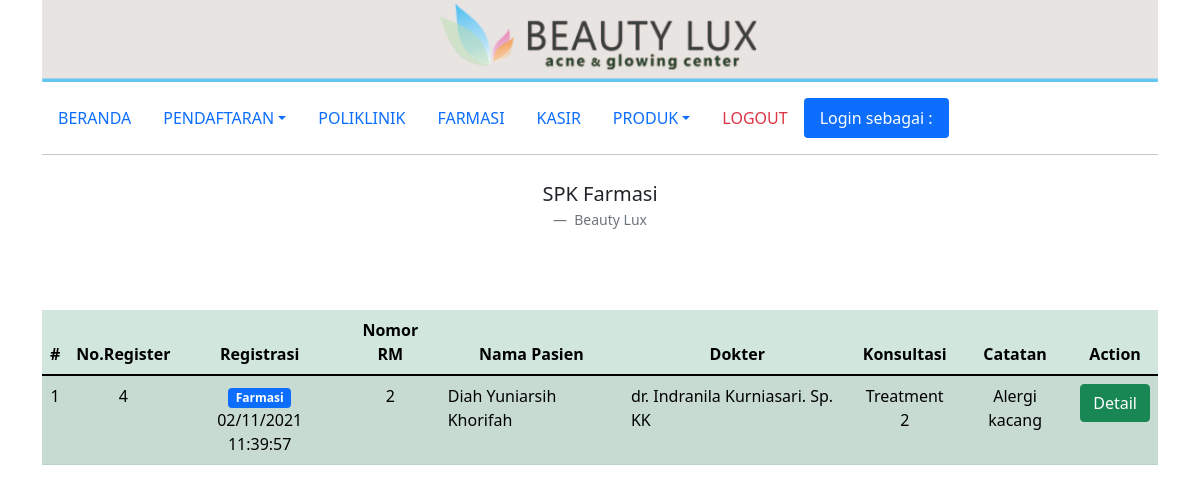
The page /farmasi.php on the database as committed earlier.
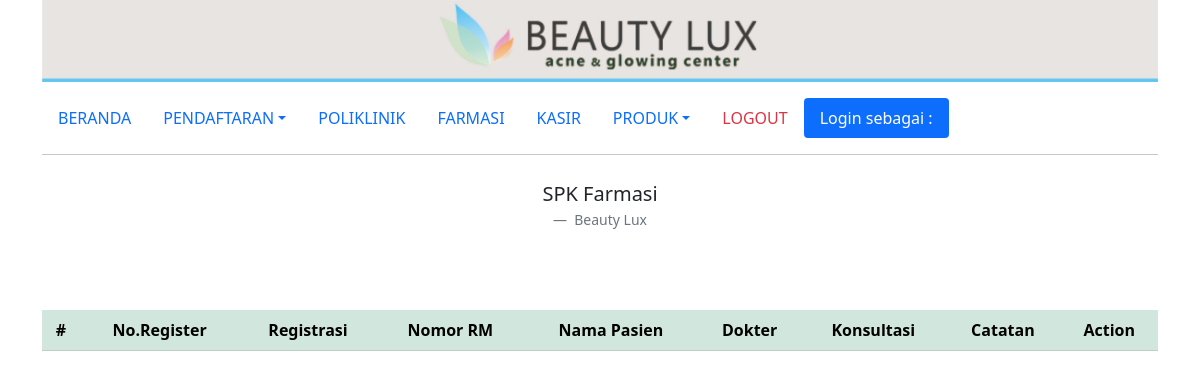
The same page on the database as committed later.
### tables this page shows
CREATE TABLE `treatment` (
  `id_treatment` int(100) NOT NULL AUTO_INCREMENT,
  `id_customer` int(10) NOT NULL,
  `id_user` int(3) NOT NULL,
  `dokter` varchar(50) NOT NULL,
  `konsultasi` varchar(100) NOT NULL,
  `note` varchar(100) NOT NULL,
  `tanggal` timestamp NOT NULL DEFAULT current_timestamp() ON UPDATE current_timestamp(),
  `status` int(1) NOT NULL,
  PRIMARY KEY (`id_treatment`),
  KEY `id_treatment` (`id_treatment`),
  KEY `id_customer` (`id_customer`),
  CONSTRAINT `treatment_ibfk_1` FOREIGN KEY (`id_customer`) REFERENCES `customer` (`id_customer`)
);

CREATE TABLE `customer` (
  `id_customer` int(10) NOT NULL AUTO_INCREMENT,
  `nama` varchar(50) NOT NULL,
  `tgl_lahir` date NOT NULL,
  `tempat_lahir` varchar(20) NOT NULL,
  `alamat` varchar(100) NOT NULL,
  `no_hp` varchar(13) NOT NULL,
  PRIMARY KEY (`id_customer`),
  KEY `id_customer` (`id_customer`)
);

### farmasi.php (the view)
<?php include('templates/header.php'); ?>
<div class="container">
    <div class="row">
        <div class="col-md-12">
            <img src="img/header.jpg" class="img-fluid" alt="...">
        </div>
    </div>
    <div class="row mt-3 mb-2">
        <div class="col">
            <?php include('menu.php'); ?>
        </div>
    </div>
    <div class="row">
        <figure class="text-center">
            <blockquote class="blockquote">
                <p>SPK Farmasi</p>
            </blockquote>
            <figcaption class="blockquote-footer">
                Beauty Lux
            </figcaption>
        </figure>
    </div>
    <div class="row mt-5">
        <div class="col-md-12">
            <table class="table table-success table-striped">
                <thead>
                    <tr>
                        <th class="text-center" scope="col">#</th>
                        <th class="text-center" scope="col">No.Register</th>
                        <th class="text-center" scope="col">Registrasi</th>
                        <th class="text-center" scope="col">Nomor RM</th>
                        <th class="text-center" scope="col">Nama Pasien</th>
                        <th class="text-center" scope="col">Dokter</th>
                        <th class="text-center" scope="col">Konsultasi</th>
                        <th class="text-center" scope="col">Catatan</th>
                        <th class="text-center" scope="col">Action</th>
                    </tr>
                </thead>
                <tbody>
                    <?php
                    $no = 1;
                    include 'templates/koneksi.php';
                    $query = mysqli_query($koneksi, "
                    SELECT *,
                    CASE
                    WHEN treatment.status = 0 THEN 'Treatment'
                    WHEN treatment.status = 1 THEN 'Farmasi'
                    WHEN treatment.status = 2 THEN 'Kasir'
                    WHEN treatment.status = 3 THEN 'Terbayar'
                    END AS nm_status
                    FROM treatment
                    JOIN customer
                    ON treatment.id_customer = customer.id_customer
                    WHERE treatment.status = 1
                    ORDER BY treatment.id_treatment ASC
                    ");
                    while ($d = mysqli_fetch_array($query)) {
                    ?>
                        <tr>
                            <td class="text-center" scope="row"><?= $no++; ?></td>
                            <td class="text-center" scope="row"><?= $d['id_treatment']; ?></td>
                            <td class="text-center" scope="row"><span class="badge bg-primary"><?= $d['nm_status']; ?></span><br><?= date('d/m/Y H:i:s', strtotime($d['tanggal'])); ?></td>
                            <td class="text-center" scope="row"><?= $d['id_customer']; ?></td>
                            <td class="text-right" scope="row"><?= $d['nama']; ?></td>
                            <td class="text-right" scope="row"><?= $d['dokter']; ?></td>
                            <td class="text-center" scope="row"><?= $d['konsultasi']; ?></td>
                            <td class="text-center" scope="row"><?= $d['note']; ?></td>
                            <td class="text-center" scope="row">
                                <a href="farmasi_form_tambah.php?id_treatment=<?= $d['id_treatment']; ?>" type="button" class="btn btn-success">Detail</a>
                            </td>
                            </ </tr>
                        <?php } ?>
            </table>
        </div>
    </div>
</div>
<?php include('templates/footer.php'); ?>

Rows that differ between the two databases and show on the page:
removed treatment: id_treatment "4", nm_status "Farmasi", tanggal "02/11/2021 11:39:57", id_customer.id_customer "2", id_customer.nama "Diah Yuniarsih Khorifah", dokter "dr. Indranila Kurniasari. Sp. KK", konsultasi "Treatment 2", note "Alergi kacang"
